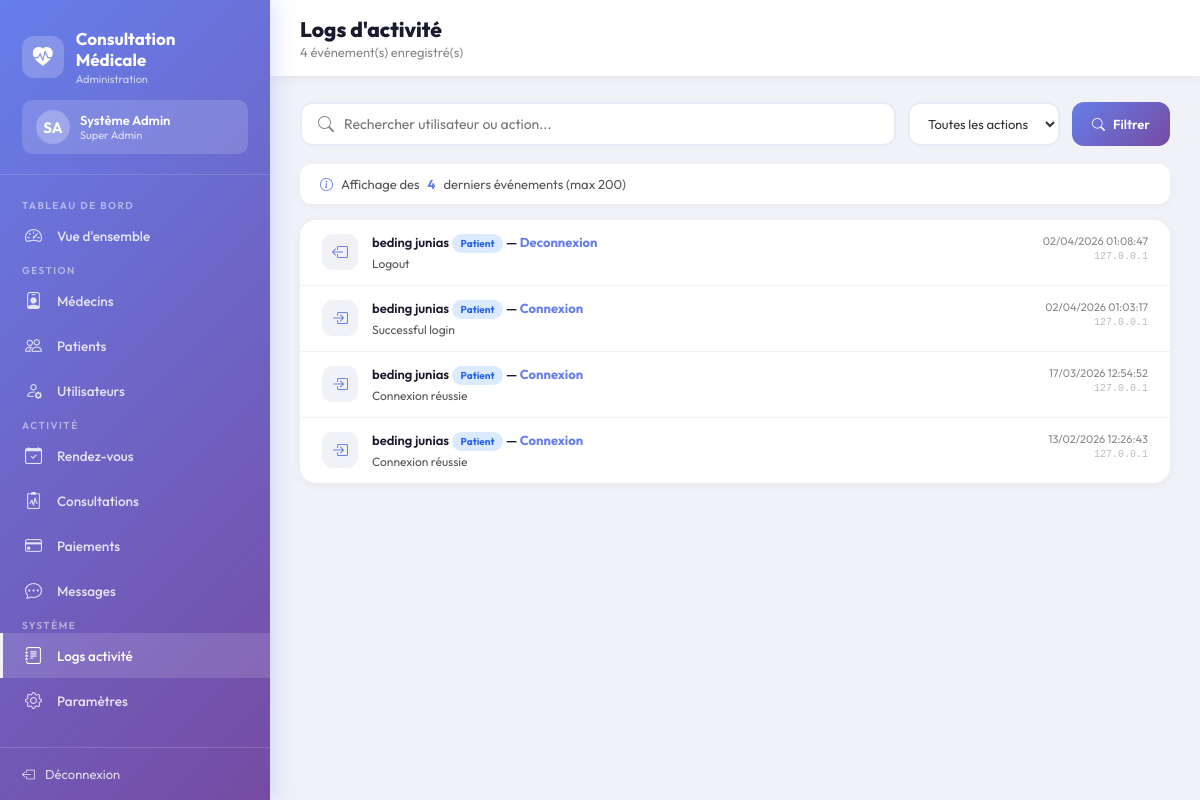
Page /admin/logs.php (signed in) on the committed database.
### tables this page shows
CREATE TABLE `logs_activite` (
  `id` int(11) NOT NULL,
  `utilisateur_id` int(11) DEFAULT NULL,
  `action` varchar(255) NOT NULL,
  `description` text DEFAULT NULL,
  `adresse_ip` varchar(45) DEFAULT NULL,
  `user_agent` text DEFAULT NULL,
  `created_at` datetime DEFAULT current_timestamp()
);

CREATE TABLE `utilisateurs` (
  `id` int(11) NOT NULL,
  `nom` varchar(100) NOT NULL,
  `prenom` varchar(100) NOT NULL,
  `email` varchar(150) NOT NULL,
  `telephone` varchar(20) NOT NULL,
  `mot_de_passe` varchar(255) NOT NULL,
  `genre` enum('Homme','Femme','Autre') NOT NULL,
  `role` enum('patient','medecin','administrateur') NOT NULL DEFAULT 'patient',
  `photo_profil` varchar(255) DEFAULT NULL,
  `date_inscription` datetime DEFAULT current_timestamp(),
  `derniere_connexion` datetime DEFAULT NULL,
  `statut` enum('actif','inactif','suspendu') DEFAULT 'actif',
  `adresse` text DEFAULT NULL,
  `ville` varchar(100) DEFAULT NULL,
  `code_postal` varchar(10) DEFAULT NULL,
  `pays` varchar(100) DEFAULT 'Cameroun',
  `date_naissance` date DEFAULT NULL
);

### admin/logs.php (the view, shortened to what this page needs)
<?php
try {
    $db = Database::getInstance()->getConnection();
    $filtre = $_GET['filtre'] ?? 'tous';
    $search = trim($_GET['q'] ?? '');
    $where = "WHERE 1=1"; $params = [];
    $stmt = $db->prepare("
        SELECT l.*, CONCAT(u.nom,' ',u.prenom) as user_nom, u.role as user_role
        FROM logs_activite l
        LEFT JOIN utilisateurs u ON l.utilisateur_id=u.id
        $where
        ORDER BY l.created_at DESC LIMIT 200
    ");
    $stmt->execute($params);
    $logs = $stmt->fetchAll();
    $total = $db->query("SELECT COUNT(*) FROM logs_activite")->fetchColumn();
} catch(PDOException $e) { error_log($e->getMessage()); $logs=[]; $total=0; $actions=[]; }
?>
<!DOCTYPE html>
<html lang="fr">
<head>
    <link rel="stylesheet" href="https://cdn.jsdelivr.net/npm/bootstrap-icons@1.11.3/font/bootstrap-icons.min.css">
</head>
<body>
<aside class="sidebar">
    <div class="sidebar-brand">
        <div class="logo"><div class="logo-icon"><i class="bi bi-heart-pulse-fill"></i></div><div><h3><?php echo SITE_NAME; ?></h3><p>Administration</p></div></div>
        <div class="admin-chip">
            <div class="av"><?php echo strtoupper(substr($_SESSION['user_prenom'],0,1).substr($_SESSION['user_nom'],0,1)); ?></div>
            <div class="info"><h5><?php echo htmlspecialchars($_SESSION['user_prenom'].' '.$_SESSION['user_nom']); ?></h5><p>Super Admin</p></div>
        </div>
    </div>
    <nav class="sidebar-menu">
        <span class="menu-section">Tableau de bord</span><a href="index.php"><i class="bi bi-speedometer2"></i> Vue d'ensemble</a>
        <span class="menu-section">Gestion</span>
        <a href="medecins.php"><i class="bi bi-person-badge"></i> Médecins</a>
        <a href="patients.php"><i class="bi bi-people"></i> Patients</a>
        <a href="utilisateurs.php"><i class="bi bi-person-gear"></i> Utilisateurs</a>
        <span class="menu-section">Activité</span>
        <a href="rendez-vous.php"><i class="bi bi-calendar-check"></i> Rendez-vous</a>
        <a href="consultations.php"><i class="bi bi-clipboard2-pulse"></i> Consultations</a>
        <a href="paiements.php"><i class="bi bi-credit-card"></i> Paiements</a>
        <a href="messages.php"><i class="bi bi-chat-dots"></i> Messages</a>
        <span class="menu-section">Système</span>
        <a href="logs.php" class="active"><i class="bi bi-journal-text"></i> Logs activité</a>
        <a href="parametres.php"><i class="bi bi-gear"></i> Paramètres</a>
    </nav>
    <div class="sidebar-footer"><a href="../auth/logout.php"><i class="bi bi-box-arrow-left"></i> Déconnexion</a></div>
</aside>
<div class="main-content">
    <div class="topbar"><div><h2>Logs d'activité</h2><p><?php echo $total; ?> événement(s) enregistré(s)</p></div></div>
    <div class="content">
        <div class="toolbar">
            <form method="GET" style="display:flex;gap:12px;flex:1;flex-wrap:wrap">
                <div class="search-box"><i class="bi bi-search" style="color:#888"></i><input type="text" name="q" placeholder="Rechercher utilisateur ou action..." value="<?php echo htmlspecialchars($search); ?>"></div>
                <select name="filtre" class="filter-sel" onchange="this.form.submit()">
                    <option value="tous" <?php echo $filtre==='tous'?'selected':''; ?>>Toutes les actions</option>
                </select>
                <button type="submit" class="btn btn-primary"><i class="bi bi-search"></i> Filtrer</button>
            </form>
        </div>
        <div class="count-info"><i class="bi bi-info-circle" style="color:var(--primary)"></i>Affichage des <strong><?php echo count($logs); ?></strong> derniers événements (max 200)</div>
        <div class="card">
            <?php if (count($logs) > 0):
                $role_b = ['patient'=>['info','Patient'],'medecin'=>['purple','Médecin'],'administrateur'=>['success','Admin']];
                $action_icons = ['connexion'=>'bi-box-arrow-in-right','deconnexion'=>'bi-box-arrow-left','rdv'=>'bi-calendar','consultation'=>'bi-clipboard2-pulse'];
                foreach ($logs as $log):
                    $icon = $action_icons[$log['action']] ?? 'bi-activity';
                    $li_class = 'li-'.preg_replace('/[^a-z0-9]/','',$log['action']);
                    $rb = $role_b[$log['user_role'] ?? ''] ?? ['gray','?'];
            ?>
            <div class="log-item">
                <div class="log-icon <?php echo $li_class; ?> li-default">
                    <i class="bi <?php echo $icon; ?>"></i>
                </div>
                <div class="log-body">
                    <h6>
                        <?php echo htmlspecialchars($log['user_nom'] ?? 'Utilisateur inconnu'); ?>
                        <?php if ($log['user_role']): ?><span class="badge badge-<?php echo $rb[0]; ?>"><?php echo $rb[1]; ?></span><?php endif; ?>
                        — <span style="color:var(--primary);font-weight:700"><?php echo htmlspecialchars(ucfirst($log['action'])); ?></span>
                    </h6>
                    <?php if ($log['description']): ?><div class="desc"><?php echo htmlspecialchars($log['description']); ?></div><?php endif; ?>
                </div>
                <div class="log-meta">
                    <div class="time"><?php echo date('d/m/Y H:i:s', strtotime($log['created_at'])); ?></div>
                    <div class="ip"><?php echo htmlspecialchars($log['adresse_ip'] ?? ''); ?></div>
                </div>
            </div>
            <?php endforeach; else: ?>
            <div class="empty"><i class="bi bi-journal"></i><p>Aucun log trouvé</p></div>
            <?php endif; ?>
        </div>
    </div>
</div>
</body>
</html>

### admin/logs.php (style rules this page uses)
:root { --primary:#667eea;--sidebar-w:270px;--gradient:linear-gradient(135deg,#667eea,#764ba2) }
* { box-sizing:border-box;margin:0;padding:0 }
body { font-family:'Outfit',sans-serif;background:#f0f2f8;color:#1a1a2e }
.sidebar { position:fixed;top:0;left:0;height:100vh;width:var(--sidebar-w);background:var(--gradient);color:#fff;z-index:1000;display:flex;flex-direction:column;box-shadow:4px 0 20px rgba(102,126,234,.25) }
.sidebar-brand { padding:28px 22px 20px;border-bottom:1px solid rgba(255,255,255,.15) }
.logo { display:flex;align-items:center;gap:12px }
.logo-icon { width:42px;height:42px;border-radius:12px;background:rgba(255,255,255,.2);display:flex;align-items:center;justify-content:center;font-size:20px }
.logo h3 { font-size:17px;font-weight:700 }
.logo p { font-size:11px;opacity:.7;margin-top:2px }
.admin-chip { margin-top:14px;background:rgba(255,255,255,.15);border-radius:10px;padding:10px 14px;display:flex;align-items:center;gap:10px }
.admin-chip .av { width:34px;height:34px;border-radius:50%;background:rgba(255,255,255,.25);display:flex;align-items:center;justify-content:center;font-size:15px;font-weight:700 }
.admin-chip .info h5 { font-size:13px;font-weight:600 }
.admin-chip .info p { font-size:11px;opacity:.75 }
.sidebar-menu { flex:1;padding:18px 0;overflow-y:auto }
.menu-section { padding:12px 22px 5px;font-size:10px;text-transform:uppercase;letter-spacing:1.5px;opacity:.5;font-weight:600 }
.sidebar-menu a { display:flex;align-items:center;gap:12px;padding:12px 22px;color:rgba(255,255,255,.82);text-decoration:none;font-size:13.5px;font-weight:500;border-left:3px solid transparent;transition:all .22s }
.sidebar-menu a:hover,.sidebar-menu a.active { background:rgba(255,255,255,.13);color:#fff;border-left-color:rgba(255,255,255,.9) }
.sidebar-menu a i { font-size:17px;width:20px }
.sidebar-footer { padding:18px 22px;border-top:1px solid rgba(255,255,255,.15) }
.sidebar-footer a { display:flex;align-items:center;gap:10px;color:rgba(255,255,255,.8);text-decoration:none;font-size:13px }
.main-content { margin-left:var(--sidebar-w) }
.topbar { background:#fff;padding:16px 30px;display:flex;justify-content:space-between;align-items:center;box-shadow:0 2px 10px rgba(0,0,0,.06);position:sticky;top:0;z-index:100 }
.topbar h2 { font-size:21px;font-weight:800 }
.topbar p { font-size:13px;color:#888;margin-top:2px }
.content { padding:26px 30px }
.toolbar { display:flex;gap:12px;margin-bottom:18px;align-items:center;flex-wrap:wrap }
.search-box { display:flex;align-items:center;gap:10px;background:#fff;border-radius:12px;padding:10px 16px;border:2px solid #e8eaf5;flex:1 }
.search-box input { border:none;outline:none;font-size:14px;font-family:'Outfit',sans-serif;width:100%;background:transparent }
select.filter-sel { padding:10px 14px;border-radius:12px;border:2px solid #e8eaf5;font-size:13px;font-family:'Outfit',sans-serif;background:#fff;color:#333;outline:none;cursor:pointer }
.btn { padding:10px 20px;border-radius:12px;border:none;cursor:pointer;font-weight:600;font-size:13px;font-family:'Outfit',sans-serif;display:inline-flex;align-items:center;gap:8px;transition:all .25s;text-decoration:none }
.btn-primary { background:var(--gradient);color:#fff }
.card { background:#fff;border-radius:16px;box-shadow:0 2px 10px rgba(0,0,0,.05);overflow:hidden }
.log-item { display:flex;align-items:flex-start;gap:14px;padding:14px 22px;border-bottom:1px solid #f0f2f5;transition:background .2s }
.log-item:last-child { border-bottom:none }
.log-icon { width:36px;height:36px;border-radius:10px;display:flex;align-items:center;justify-content:center;font-size:16px;flex-shrink:0 }
.li-connexion { background:#dcfce7;color:#16a34a }
.li-deconnexion { background:#fef9c3;color:#ca8a04 }
.li-default { background:#f0f2f8;color:#667eea }
.log-body { flex:1 }
.log-body h6 { font-size:13px;font-weight:600;margin-bottom:3px }
.log-body .desc { font-size:12px;color:#555;margin-top:3px }
.log-meta { text-align:right;flex-shrink:0 }
.log-meta .time { font-size:11px;color:#888 }
.log-meta .ip { font-size:10px;color:#bbb;font-family:monospace;margin-top:3px }
.badge { display:inline-block;padding:3px 9px;border-radius:20px;font-size:10px;font-weight:700 }
.badge-info { background:#dbeafe;color:#2563eb }
.count-info { background:#fff;border-radius:12px;padding:12px 20px;margin-bottom:16px;font-size:13px;color:#555;box-shadow:0 2px 8px rgba(0,0,0,.04);display:flex;align-items:center;gap:8px }
.count-info strong { color:var(--primary) }

### rows in the picture
logs_activite: user_nom "beding junias", utilisateur.role "Patient", action "Deconnexion", description "Logout", created_at "02/04/2026 01:08:47", adresse_ip "127.0.0.1"
logs_activite: user_nom "beding junias", utilisateur.role "Patient", action "Connexion", description "Successful login", created_at "02/04/2026 01:03:17", adresse_ip "127.0.0.1"
logs_activite: user_nom "beding junias", utilisateur.role "Patient", action "Connexion", description "Connexion réussie", created_at "17/03/2026 12:54:52", adresse_ip "127.0.0.1"
logs_activite: user_nom "beding junias", utilisateur.role "Patient", action "Connexion", description "Connexion réussie", created_at "13/02/2026 12:26:43", adresse_ip "127.0.0.1"

### other values in the picture
SITE_NAME "Consultation Médicale"
substr($_SESSION['user_prenom'],0,1).substr($_SESSION['user_nom'],0,1) "SA"
$_SESSION['user_prenom'].' '.$_SESSION['user_nom'] "Système Admin"
$total "4"
count($logs) "4"
